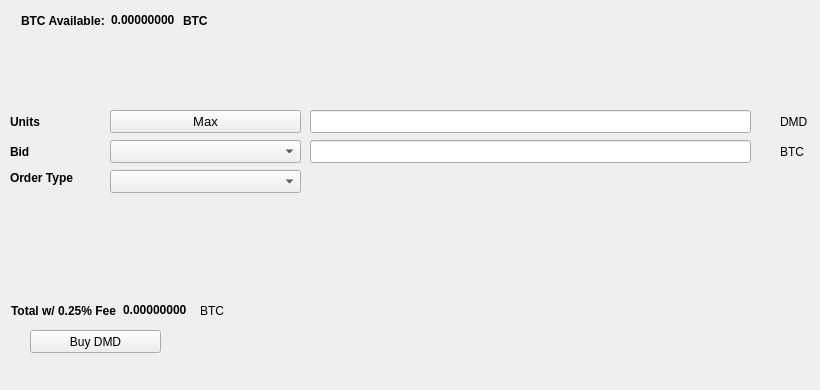
   <widget class="QWidget" name="BuyTab">
    <attribute name="title">
     <string>Buy</string>
    </attribute>
    <widget class="QPushButton" name="BuyDMD">
     <property name="geometry">
      <rect>
       <x>30</x>
       <y>330</y>
       <width>131</width>
       <height>23</height>
      </rect>
     </property>
     <property name="text">
      <string>Buy DMD</string>
     </property>
     <property name="icon">
      <iconset resource="../diamond.qrc">
       <normaloff>:/icons/bitcoin</normaloff>:/icons/bitcoin</iconset>
     </property>
    </widget>
    <widget class="QLabel" name="label_3">
     <property name="geometry">
      <rect>
       <x>10</x>
       <y>110</y>
       <width>46</width>
       <height>23</height>
      </rect>
     </property>
     <property name="font">
      <font>
       <weight>75</weight>
       <bold>true</bold>
      </font>
     </property>
     <property name="text">
      <string>Units</string>
     </property>
    </widget>
    <widget class="QLineEdit" name="UnitsInput">
     <property name="geometry">
      <rect>
       <x>310</x>
       <y>110</y>
       <width>441</width>
       <height>23</height>
      </rect>
     </property>
     <property name="font">
      <font>
       <pointsize>9</pointsize>
       <weight>75</weight>
       <bold>true</bold>
      </font>
     </property>
    </widget>
    <widget class="QLineEdit" name="BuyBidPriceEdit">
     <property name="geometry">
      <rect>
       <x>310</x>
       <y>140</y>
       <width>441</width>
       <height>23</height>
      </rect>
     </property>
     <property name="font">
      <font>
       <pointsize>9</pointsize>
       <weight>75</weight>
       <bold>true</bold>
      </font>
     </property>
    </widget>
    <widget class="QLabel" name="label_4">
     <property name="geometry">
      <rect>
       <x>780</x>
       <y>110</y>
       <width>31</width>
       <height>23</height>
      </rect>
     </property>
     <property name="text">
      <string>DMD</string>
     </property>
    </widget>
    <widget class="QLabel" name="label_5">
     <property name="geometry">
      <rect>
       <x>780</x>
       <y>140</y>
       <width>31</width>
       <height>23</height>
      </rect>
     </property>
     <property name="text">
      <string>BTC</string>
     </property>
    </widget>
    <widget class="QLabel" name="label_6">
     <property name="geometry">
      <rect>
       <x>10</x>
       <y>140</y>
       <width>46</width>
       <height>23</height>
      </rect>
     </property>
     <property name="font">
      <font>
       <weight>75</weight>
       <bold>true</bold>
      </font>
     </property>
     <property name="text">
      <string>Bid</string>
     </property>
    </widget>
    <widget class="QLabel" name="label_7">
     <property name="geometry">
      <rect>
       <x>10</x>
       <y>170</y>
       <width>91</width>
       <height>16</height>
      </rect>
     </property>
     <property name="font">
      <font>
       <weight>75</weight>
       <bold>true</bold>
      </font>
     </property>
     <property name="text">
      <string>Order Type</string>
     </property>
    </widget>
    <widget class="QPushButton" name="Buy_Max_Amount">
     <property name="geometry">
      <rect>
       <x>110</x>
       <y>110</y>
       <width>191</width>
       <height>23</height>
      </rect>
     </property>
     <property name="font">
      <font>
       <pointsize>10</pointsize>
      </font>
     </property>
     <property name="text">
      <string>Max</string>
     </property>
    </widget>
    <widget class="QComboBox" name="BuyBidcomboBox">
     <property name="geometry">
      <rect>
       <x>110</x>
       <y>140</y>
       <width>191</width>
       <height>23</height>
      </rect>
     </property>
     <property name="font">
      <font>
       <pointsize>10</pointsize>
      </font>
     </property>
    </widget>
    <widget class="QComboBox" name="buyOrdertypeCombo">
     <property name="geometry">
      <rect>
       <x>110</x>
       <y>170</y>
       <width>191</width>
       <height>23</height>
      </rect>
     </property>
     <property name="font">
      <font>
       <pointsize>10</pointsize>
      </font>
     </property>
    </widget>
    <widget class="QWidget" name="layoutWidget1">
     <property name="geometry">
      <rect>
       <x>21</x>
       <y>11</y>
       <width>227</width>
       <height>19</height>
      </rect>
     </property>
     <layout class="QHBoxLayout" name="horizontalLayout_3">
      <item>
       <widget class="QLabel" name="label232">
        <property name="font">
         <font>
          <weight>75</weight>
          <bold>true</bold>
         </font>
        </property>
        <property name="text">
         <string>BTC Available:</string>
        </property>
       </widget>
      </item>
      <item>
       <widget class="QLabel" name="BtcAvailableLbl">
        <property name="palette">
         <palette>
          <active>
           <colorrole role="WindowText">
            <brush brushstyle="SolidPattern">
             <color alpha="255">
              <red>0</red>
              <green>0</green>
              <blue>0</blue>
             </color>
            </brush>
           </colorrole>
           <colorrole role="Button">
            <brush brushstyle="SolidPattern">
             <color alpha="255">
              <red>0</red>
              <green>170</green>
              <blue>0</blue>
             </color>
            </brush>
           </colorrole>
           <colorrole role="Light">
            <brush brushstyle="SolidPattern">
             <color alpha="255">
              <red>0</red>
              <green>255</green>
              <blue>0</blue>
             </color>
            </brush>
           </colorrole>
           <colorrole role="Midlight">
            <brush brushstyle="SolidPattern">
             <color alpha="255">
              <red>0</red>
              <green>212</green>
              <blue>0</blue>
             </color>
            </brush>
           </colorrole>
           <colorrole role="Dark">
            <brush brushstyle="SolidPattern">
             <color alpha="255">
              <red>0</red>
              <green>85</green>
              <blue>0</blue>
             </color>
            </brush>
           </colorrole>
           <colorrole role="Mid">
            <brush brushstyle="SolidPattern">
             <color alpha="255">
              <red>0</red>
              <green>113</green>
              <blue>0</blue>
             </color>
            </brush>
           </colorrole>
           <colorrole role="Text">
            <brush brushstyle="SolidPattern">
             <color alpha="255">
              <red>0</red>
              <green>170</green>
              <blue>0</blue>
             </color>
            </brush>
           </colorrole>
           <colorrole role="BrightText">
            <brush brushstyle="SolidPattern">
             <color alpha="255">
              <red>255</red>
              <green>255</green>
              <blue>255</blue>
             </color>
            </brush>
           </colorrole>
           <colorrole role="ButtonText">
            <brush brushstyle="SolidPattern">
             <color alpha="255">
              <red>0</red>
              <green>0</green>
              <blue>0</blue>
             </color>
            </brush>
           </colorrole>
           <colorrole role="Base">
            <brush brushstyle="SolidPattern">
             <color alpha="255">
              <red>255</red>
              <green>255</green>
              <blue>255</blue>
             </color>
            </brush>
           </colorrole>
           <colorrole role="Window">
            <brush brushstyle="SolidPattern">
             <color alpha="255">
              <red>0</red>
              <green>170</green>
              <blue>0</blue>
             </color>
            </brush>
           </colorrole>
           <colorrole role="Shadow">
            <brush brushstyle="SolidPattern">
             <color alpha="255">
              <red>0</red>
              <green>0</green>
              <blue>0</blue>
             </color>
            </brush>
           </colorrole>
           <colorrole role="AlternateBase">
            <brush brushstyle="SolidPattern">
             <color alpha="255">
              <red>127</red>
              <green>212</green>
              <blue>127</blue>
             </color>
            </brush>
           </colorrole>
           <colorrole role="ToolTipBase">
            <brush brushstyle="SolidPattern">
             <color alpha="255">
              <red>255</red>
              <green>255</green>
              <blue>220</blue>
             </color>
            </brush>
           </colorrole>
           <colorrole role="ToolTipText">
            <brush brushstyle="SolidPattern">
             <color alpha="255">
              <red>0</red>
              <green>0</green>
              <blue>0</blue>
             </color>
            </brush>
           </colorrole>
          </active>
          <inactive>
           <colorrole role="WindowText">
            <brush brushstyle="SolidPattern">
             <color alpha="255">
              <red>0</red>
              <green>0</green>
              <blue>0</blue>
             </color>
            </brush>
           </colorrole>
           <colorrole role="Button">
            <brush brushstyle="SolidPattern">
             <color alpha="255">
              <red>0</red>
              <green>170</green>
              <blue>0</blue>
             </color>
            </brush>
           </colorrole>
           <colorrole role="Light">
            <brush brushstyle="SolidPattern">
             <color alpha="255">
              <red>0</red>
              <green>255</green>
              <blue>0</blue>
             </color>
            </brush>
           </colorrole>
           <colorrole role="Midlight">
            <brush brushstyle="SolidPattern">
             <color alpha="255">
              <red>0</red>
              <green>212</green>
              <blue>0</blue>
             </color>
            </brush>
           </colorrole>
           <colorrole role="Dark">
            <brush brushstyle="SolidPattern">
             <color alpha="255">
              <red>0</red>
              <green>85</green>
              <blue>0</blue>
             </color>
            </brush>
           </colorrole>
           <colorrole role="Mid">
            <brush brushstyle="SolidPattern">
             <color alpha="255">
              <red>0</red>
              <green>113</green>
              <blue>0</blue>
             </color>
            </brush>
           </colorrole>
           <colorrole role="Text">
            <brush brushstyle="SolidPattern">
             <color alpha="255">
              <red>0</red>
              <green>170</green>
              <blue>0</blue>
             </color>
            </brush>
           </colorrole>
           <colorrole role="BrightText">
            <brush brushstyle="SolidPattern">
             <color alpha="255">
              <red>255</red>
              <green>255</green>
              <blue>255</blue>
             </color>
            </brush>
           </colorrole>
           <colorrole role="ButtonText">
            <brush brushstyle="SolidPattern">
             <color alpha="255">
              <red>0</red>
              <green>0</green>
              <blue>0</blue>
             </color>
            </brush>
           </colorrole>
           <colorrole role="Base">
            <brush brushstyle="SolidPattern">
             <color alpha="255">
              <red>255</red>
              <green>255</green>
              <blue>255</blue>
             </color>
            </brush>
           </colorrole>
           <colorrole role="Window">
            <brush brushstyle="SolidPattern">
             <color alpha="255">
              <red>0</red>
              <green>170</green>
              <blue>0</blue>
             </color>
            </brush>
           </colorrole>
           <colorrole role="Shadow">
            <brush brushstyle="SolidPattern">
             <color alpha="255">
              <red>0</red>
              <green>0</green>
              <blue>0</blue>
             </color>
            </brush>
           </colorrole>
           <colorrole role="AlternateBase">
            <brush brushstyle="SolidPattern">
             <color alpha="255">
              <red>127</red>
              <green>212</green>
              <blue>127</blue>
             </color>
            </brush>
           </colorrole>
           <colorrole role="ToolTipBase">
            <brush brushstyle="SolidPattern">
             <color alpha="255">
              <red>255</red>
              <green>255</green>
              <blue>220</blue>
             </color>
            </brush>
           </colorrole>
           <colorrole role="ToolTipText">
            <brush brushstyle="SolidPattern">
             <color alpha="255">
              <red>0</red>
              <green>0</green>
              <blue>0</blue>
             </color>
            </brush>
           </colorrole>
          </inactive>
          <disabled>
           <colorrole role="WindowText">
            <brush brushstyle="SolidPattern">
             <color alpha="255">
              <red>0</red>
              <green>85</green>
              <blue>0</blue>
             </color>
            </brush>
           </colorrole>
           <colorrole role="Button">
            <brush brushstyle="SolidPattern">
             <color alpha="255">
              <red>0</red>
              <green>170</green>
              <blue>0</blue>
             </color>
            </brush>
           </colorrole>
           <colorrole role="Light">
            <brush brushstyle="SolidPattern">
             <color alpha="255">
              <red>0</red>
              <green>255</green>
              <blue>0</blue>
             </color>
            </brush>
           </colorrole>
           <colorrole role="Midlight">
            <brush brushstyle="SolidPattern">
             <color alpha="255">
              <red>0</red>
              <green>212</green>
              <blue>0</blue>
             </color>
            </brush>
           </colorrole>
           <colorrole role="Dark">
            <brush brushstyle="SolidPattern">
             <color alpha="255">
              <red>0</red>
              <green>85</green>
              <blue>0</blue>
             </color>
            </brush>
           </colorrole>
           <colorrole role="Mid">
            <brush brushstyle="SolidPattern">
             <color alpha="255">
              <red>0</red>
              <green>113</green>
              <blue>0</blue>
             </color>
            </brush>
           </colorrole>
           <colorrole role="Text">
            <brush brushstyle="SolidPattern">
             <color alpha="255">
              <red>0</red>
              <green>85</green>
              <blue>0</blue>
             </color>
            </brush>
           </colorrole>
           <colorrole role="BrightText">
            <brush brushstyle="SolidPattern">
             <color alpha="255">
              <red>255</red>
              <green>255</green>
              <blue>255</blue>
             </color>
            </brush>
           </colorrole>
           <colorrole role="ButtonText">
            <brush brushstyle="SolidPattern">
             <color alpha="255">
              <red>0</red>
              <green>85</green>
              <blue>0</blue>
             </color>
            </brush>
           </colorrole>
           <colorrole role="Base">
            <brush brushstyle="SolidPattern">
             <color alpha="255">
              <red>0</red>
              <green>170</green>
              <blue>0</blue>
             </color>
            </brush>
           </colorrole>
           <colorrole role="Window">
            <brush brushstyle="SolidPattern">
             <color alpha="255">
              <red>0</red>
              <green>170</green>
              <blue>0</blue>
             </color>
            </brush>
           </colorrole>
           <colorrole role="Shadow">
            <brush brushstyle="SolidPattern">
             <color alpha="255">
              <red>0</red>
              <green>0</green>
              <blue>0</blue>
             </color>
            </brush>
           </colorrole>
           <colorrole role="AlternateBase">
            <brush brushstyle="SolidPattern">
             <color alpha="255">
              <red>0</red>
              <green>170</green>
              <blue>0</blue>
             </color>
            </brush>
           </colorrole>
           <colorrole role="ToolTipBase">
            <brush brushstyle="SolidPattern">
             <color alpha="255">
              <red>255</red>
              <green>255</green>
              <blue>220</blue>
             </color>
            </brush>
           </colorrole>
           <colorrole role="ToolTipText">
            <brush brushstyle="SolidPattern">
             <color alpha="255">
              <red>0</red>
              <green>0</green>
              <blue>0</blue>
             </color>
            </brush>
           </colorrole>
          </disabled>
         </palette>
        </property>
        <property name="font">
         <font>
          <weight>75</weight>
          <bold>true</bold>
         </font>
        </property>
        <property name="text">
         <string>0.00000000</string>
        </property>
        <property name="textInteractionFlags">
         <set>Qt::LinksAccessibleByMouse|Qt::TextSelectableByKeyboard|Qt::TextSelectableByMouse</set>
        </property>
       </widget>
      </item>
      <item>
       <widget class="QLabel" name="BtcAvailableLbl_2">
        <property name="font">
         <font>
          <weight>75</weight>
          <bold>true</bold>
         </font>
        </property>
        <property name="text">
         <string>BTC</string>
        </property>
       </widget>
      </item>
     </layout>
    </widget>
    <widget class="QWidget" name="layoutWidge2">
     <property name="geometry">
      <rect>
       <x>11</x>
       <y>301</y>
       <width>259</width>
       <height>19</height>
      </rect>
     </property>
     <layout class="QHBoxLayout" name="horizontalLayout_4">
      <item>
       <widget class="QLabel" name="label_9">
        <property name="font">
         <font>
          <weight>75</weight>
          <bold>true</bold>
         </font>
        </property>
        <property name="text">
         <string>Total w/ 0.25% Fee</string>
        </property>
       </widget>
      </item>
      <item>
       <widget class="QLabel" name="BuyCostLabel">
        <property name="palette">
         <palette>
          <active>
           <colorrole role="WindowText">
            <brush brushstyle="SolidPattern">
             <color alpha="255">
              <red>0</red>
              <green>0</green>
              <blue>0</blue>
             </color>
            </brush>
           </colorrole>
           <colorrole role="Button">
            <brush brushstyle="SolidPattern">
             <color alpha="255">
              <red>0</red>
              <green>170</green>
              <blue>0</blue>
             </color>
            </brush>
           </colorrole>
           <colorrole role="Light">
            <brush brushstyle="SolidPattern">
             <color alpha="255">
              <red>0</red>
              <green>255</green>
              <blue>0</blue>
             </color>
            </brush>
           </colorrole>
           <colorrole role="Midlight">
            <brush brushstyle="SolidPattern">
             <color alpha="255">
              <red>0</red>
              <green>212</green>
              <blue>0</blue>
             </color>
            </brush>
           </colorrole>
           <colorrole role="Dark">
            <brush brushstyle="SolidPattern">
             <color alpha="255">
              <red>0</red>
              <green>85</green>
              <blue>0</blue>
             </color>
            </brush>
           </colorrole>
           <colorrole role="Mid">
            <brush brushstyle="SolidPattern">
             <color alpha="255">
              <red>0</red>
              <green>113</green>
              <blue>0</blue>
             </color>
            </brush>
           </colorrole>
           <colorrole role="Text">
            <brush brushstyle="SolidPattern">
             <color alpha="255">
              <red>0</red>
              <green>170</green>
              <blue>0</blue>
             </color>
            </brush>
           </colorrole>
           <colorrole role="BrightText">
            <brush brushstyle="SolidPattern">
             <color alpha="255">
              <red>255</red>
              <green>255</green>
              <blue>255</blue>
             </color>
            </brush>
           </colorrole>
           <colorrole role="ButtonText">
            <brush brushstyle="SolidPattern">
             <color alpha="255">
              <red>0</red>
              <green>0</green>
              <blue>0</blue>
             </color>
            </brush>
           </colorrole>
           <colorrole role="Base">
            <brush brushstyle="SolidPattern">
             <color alpha="255">
              <red>255</red>
              <green>255</green>
              <blue>255</blue>
             </color>
            </brush>
           </colorrole>
           <colorrole role="Window">
            <brush brushstyle="SolidPattern">
             <color alpha="255">
              <red>0</red>
              <green>170</green>
              <blue>0</blue>
             </color>
            </brush>
           </colorrole>
           <colorrole role="Shadow">
            <brush brushstyle="SolidPattern">
             <color alpha="255">
              <red>0</red>
              <green>0</green>
              <blue>0</blue>
             </color>
            </brush>
           </colorrole>
           <colorrole role="AlternateBase">
            <brush brushstyle="SolidPattern">
             <color alpha="255">
              <red>127</red>
              <green>212</green>
              <blue>127</blue>
             </color>
            </brush>
           </colorrole>
           <colorrole role="ToolTipBase">
            <brush brushstyle="SolidPattern">
             <color alpha="255">
              <red>255</red>
              <green>255</green>
              <blue>220</blue>
             </color>
            </brush>
           </colorrole>
           <colorrole role="ToolTipText">
            <brush brushstyle="SolidPattern">
             <color alpha="255">
              <red>0</red>
              <green>0</green>
              <blue>0</blue>
             </color>
            </brush>
           </colorrole>
          </active>
          <inactive>
           <colorrole role="WindowText">
            <brush brushstyle="SolidPattern">
             <color alpha="255">
              <red>0</red>
              <green>0</green>
              <blue>0</blue>
             </color>
            </brush>
           </colorrole>
           <colorrole role="Button">
            <brush brushstyle="SolidPattern">
             <color alpha="255">
              <red>0</red>
              <green>170</green>
              <blue>0</blue>
             </color>
            </brush>
           </colorrole>
           <colorrole role="Light">
            <brush brushstyle="SolidPattern">
             <color alpha="255">
              <red>0</red>
              <green>255</green>
              <blue>0</blue>
             </color>
            </brush>
           </colorrole>
           <colorrole role="Midlight">
            <brush brushstyle="SolidPattern">
             <color alpha="255">
              <red>0</red>
              <green>212</green>
              <blue>0</blue>
             </color>
            </brush>
           </colorrole>
           <colorrole role="Dark">
            <brush brushstyle="SolidPattern">
             <color alpha="255">
              <red>0</red>
              <green>85</green>
              <blue>0</blue>
             </color>
            </brush>
           </colorrole>
           <colorrole role="Mid">
            <brush brushstyle="SolidPattern">
             <color alpha="255">
              <red>0</red>
              <green>113</green>
              <blue>0</blue>
             </color>
            </brush>
           </colorrole>
           <colorrole role="Text">
            <brush brushstyle="SolidPattern">
             <color alpha="255">
              <red>0</red>
              <green>170</green>
              <blue>0</blue>
             </color>
            </brush>
           </colorrole>
           <colorrole role="BrightText">
            <brush brushstyle="SolidPattern">
             <color alpha="255">
              <red>255</red>
              <green>255</green>
              <blue>255</blue>
             </color>
            </brush>
           </colorrole>
           <colorrole role="ButtonText">
            <brush brushstyle="SolidPattern">
             <color alpha="255">
              <red>0</red>
              <green>0</green>
              <blue>0</blue>
             </color>
            </brush>
           </colorrole>
           <colorrole role="Base">
            <brush brushstyle="SolidPattern">
             <color alpha="255">
              <red>255</red>
              <green>255</green>
              <blue>255</blue>
             </color>
            </brush>
           </colorrole>
           <colorrole role="Window">
            <brush brushstyle="SolidPattern">
             <color alpha="255">
              <red>0</red>
              <green>170</green>
              <blue>0</blue>
             </color>
            </brush>
           </colorrole>
           <colorrole role="Shadow">
            <brush brushstyle="SolidPattern">
             <color alpha="255">
              <red>0</red>
              <green>0</green>
              <blue>0</blue>
             </color>
            </brush>
           </colorrole>
           <colorrole role="AlternateBase">
            <brush brushstyle="SolidPattern">
             <color alpha="255">
              <red>127</red>
              <green>212</green>
              <blue>127</blue>
             </color>
            </brush>
           </colorrole>
           <colorrole role="ToolTipBase">
            <brush brushstyle="SolidPattern">
             <color alpha="255">
              <red>255</red>
              <green>255</green>
              <blue>220</blue>
             </color>
            </brush>
           </colorrole>
           <colorrole role="ToolTipText">
            <brush brushstyle="SolidPattern">
             <color alpha="255">
              <red>0</red>
              <green>0</green>
              <blue>0</blue>
             </color>
            </brush>
           </colorrole>
          </inactive>
          <disabled>
           <colorrole role="WindowText">
            <brush brushstyle="SolidPattern">
             <color alpha="255">
              <red>0</red>
              <green>85</green>
              <blue>0</blue>
             </color>
            </brush>
           </colorrole>
           <colorrole role="Button">
            <brush brushstyle="SolidPattern">
             <color alpha="255">
              <red>0</red>
              <green>170</green>
              <blue>0</blue>
             </color>
            </brush>
           </colorrole>
           <colorrole role="Light">
            <brush brushstyle="SolidPattern">
             <color alpha="255">
              <red>0</red>
              <green>255</green>
              <blue>0</blue>
             </color>
            </brush>
           </colorrole>
           <colorrole role="Midlight">
            <brush brushstyle="SolidPattern">
             <color alpha="255">
              <red>0</red>
              <green>212</green>
              <blue>0</blue>
             </color>
            </brush>
           </colorrole>
           <colorrole role="Dark">
            <brush brushstyle="SolidPattern">
             <color alpha="255">
              <red>0</red>
              <green>85</green>
              <blue>0</blue>
             </color>
            </brush>
           </colorrole>
           <colorrole role="Mid">
            <brush brushstyle="SolidPattern">
             <color alpha="255">
              <red>0</red>
              <green>113</green>
              <blue>0</blue>
             </color>
            </brush>
           </colorrole>
           <colorrole role="Text">
            <brush brushstyle="SolidPattern">
             <color alpha="255">
              <red>0</red>
              <green>85</green>
              <blue>0</blue>
             </color>
            </brush>
           </colorrole>
           <colorrole role="BrightText">
            <brush brushstyle="SolidPattern">
             <color alpha="255">
              <red>255</red>
              <green>255</green>
              <blue>255</blue>
             </color>
            </brush>
           </colorrole>
           <colorrole role="ButtonText">
            <brush brushstyle="SolidPattern">
             <color alpha="255">
              <red>0</red>
              <green>85</green>
              <blue>0</blue>
             </color>
            </brush>
           </colorrole>
           <colorrole role="Base">
            <brush brushstyle="SolidPattern">
             <color alpha="255">
              <red>0</red>
              <green>170</green>
              <blue>0</blue>
             </color>
            </brush>
           </colorrole>
           <colorrole role="Window">
            <brush brushstyle="SolidPattern">
             <color alpha="255">
              <red>0</red>
              <green>170</green>
              <blue>0</blue>
             </color>
            </brush>
           </colorrole>
           <colorrole role="Shadow">
            <brush brushstyle="SolidPattern">
             <color alpha="255">
              <red>0</red>
              <green>0</green>
              <blue>0</blue>
             </color>
            </brush>
           </colorrole>
           <colorrole role="AlternateBase">
            <brush brushstyle="SolidPattern">
             <color alpha="255">
              <red>0</red>
              <green>170</green>
              <blue>0</blue>
             </color>
            </brush>
           </colorrole>
           <colorrole role="ToolTipBase">
            <brush brushstyle="SolidPattern">
             <color alpha="255">
              <red>255</red>
              <green>255</green>
              <blue>220</blue>
             </color>
            </brush>
           </colorrole>
           <colorrole role="ToolTipText">
            <brush brushstyle="SolidPattern">
             <color alpha="255">
              <red>0</red>
              <green>0</green>
              <blue>0</blue>
             </color>
            </brush>
           </colorrole>
          </disabled>
         </palette>
        </property>
        <property name="font">
         <font>
          <weight>75</weight>
          <bold>true</bold>
         </font>
        </property>
        <property name="autoFillBackground">
         <bool>false</bool>
        </property>
        <property name="text">
         <string>0.00000000</string>
        </property>
        <property name="textInteractionFlags">
         <set>Qt::LinksAccessibleByMouse|Qt::TextSelectableByMouse</set>
        </property>
       </widget>
      </item>
      <item>
       <widget class="QLabel" name="label_10">
        <property name="font">
         <font>
          <weight>50</weight>
          <bold>false</bold>
         </font>
        </property>
        <property name="text">
         <string>BTC</string>
        </property>
       </widget>
      </item>
     </layout>
    </widget>
    <widget class="QLabel" name="label_24">
     <property name="geometry">
      <rect>
       <x>460</x>
       <y>300</y>
       <width>281</width>
       <height>81</height>
      </rect>
     </property>
     <property name="text">
      <string/>
     </property>
     <property name="pixmap">
      <pixmap>:/images/bittrex</pixmap>
     </property>
    </widget>
   </widget>
